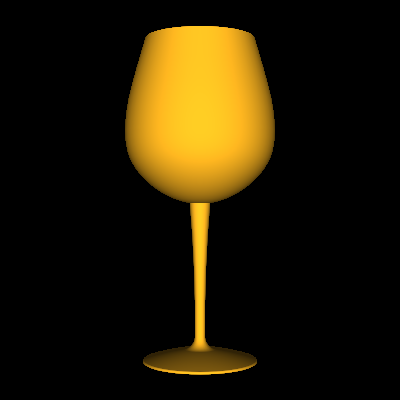

This figure's Python source:
#!/usr/bin/env python

# Import a VRML file with normals and render.

import os

import vtkmodules.vtkInteractionStyle  # noqa: F401
import vtkmodules.vtkRenderingFreeType  # noqa: F401
import vtkmodules.vtkRenderingOpenGL2  # noqa: F401

from vtkmodules.vtkIOImport import vtkVRMLImporter
from vtkmodules.vtkRenderingCore import (
    vtkRenderWindow,
    vtkRenderWindowInteractor,
    vtkRenderer,
)

# Source
data_dir = os.environ.get("VPE_DATA_DIR", os.path.dirname(os.path.abspath(__file__)))

# Renderer
renderer = vtkRenderer()

# Render window
render_window = vtkRenderWindow()
render_window.AddRenderer(renderer)
render_window.SetWindowName("vrml normals")
render_window.SetMultiSamples(0)
render_window.SetSize(400, 400)

# Interactor
interactor = vtkRenderWindowInteractor()
interactor.SetRenderWindow(render_window)

# Import VRML
vrml_importer = vtkVRMLImporter()
vrml_importer.SetRenderWindow(render_window)
vrml_importer.SetFileName(os.path.join(data_dir, "WineGlass.wrl"))
vrml_importer.Update()

interactor.Initialize()
interactor.Start()
